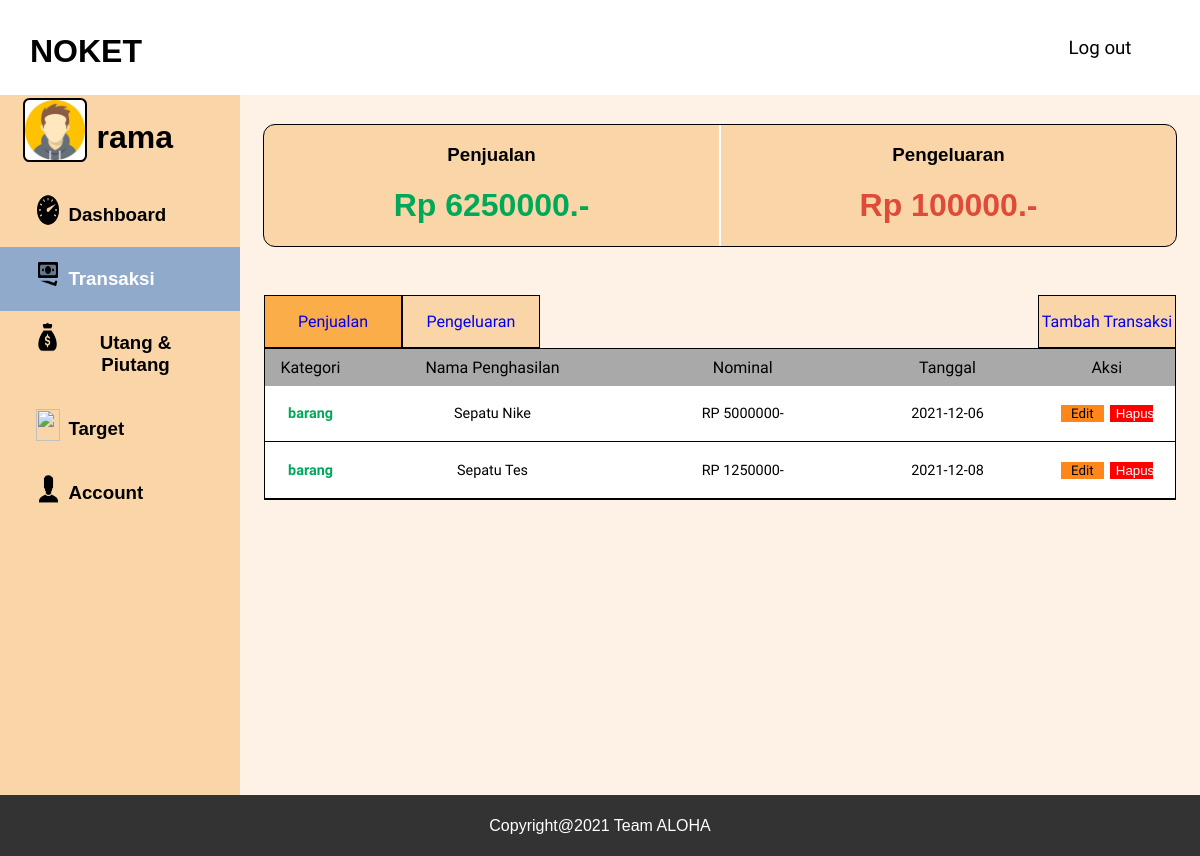
/penjualan.php (signed in), run on an earlier commit of the app's database.
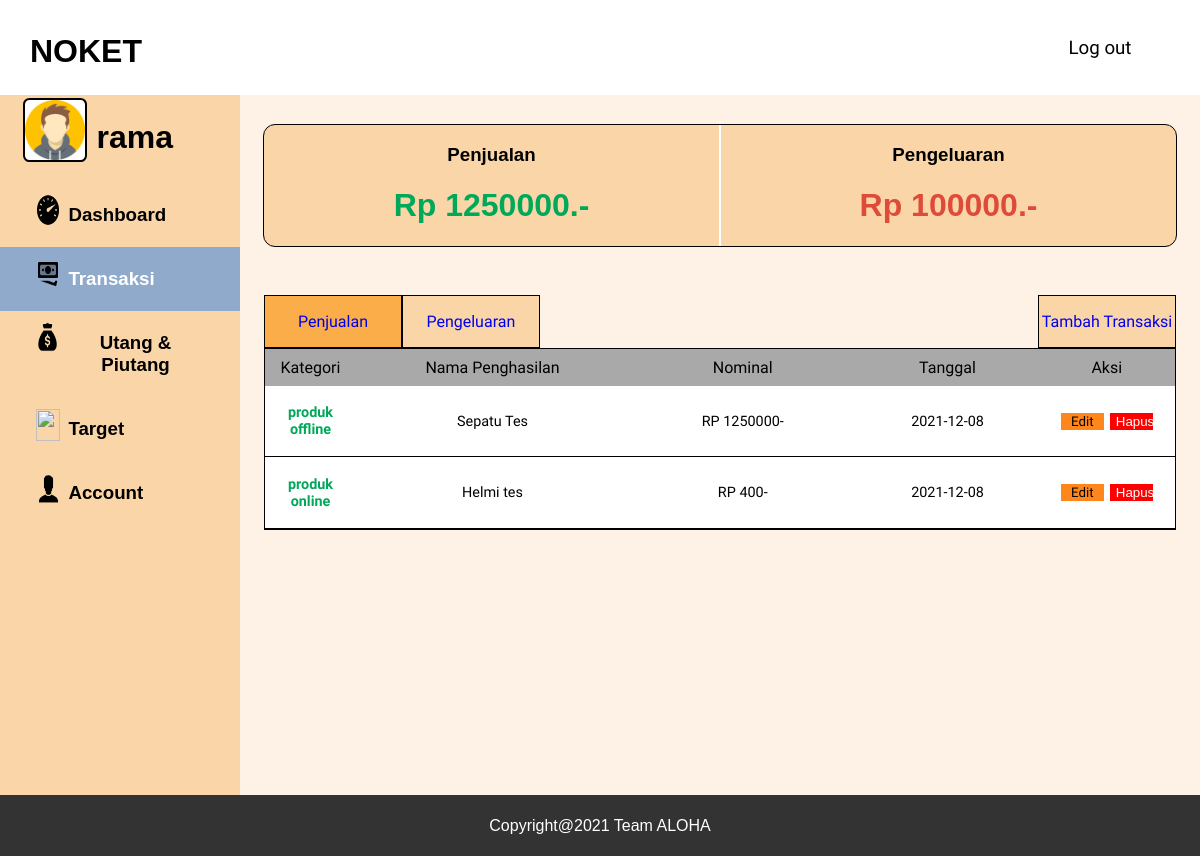
And on a later commit of the database.
### tables this page shows
CREATE TABLE `catatankeuangan` (
  `id` int(255) NOT NULL,
  `jumlah` int(255) NOT NULL,
  `tanggal` date NOT NULL,
  `keterangan` varchar(255) NOT NULL,
  `id_pengguna` int(255) NOT NULL,
  `id_subkategori` int(255) NOT NULL
);

CREATE TABLE `subkategori` (
  `id` int(255) NOT NULL,
  `nama` varchar(255) NOT NULL,
  `id_kategori` int(255) NOT NULL
);

### penjualan.php (the view, shortened to what the changed rows need)
<?php
    include 'php/koneksi.php';
    $sql = "SELECT * FROM pengguna WHERE username = '$_SESSION[username]'" ;
    $result = mysqli_query($conn, $sql);
    $row = mysqli_fetch_assoc($result);
    $sql2 = "SELECT sk.nama, ck.keterangan , ck.jumlah, ck.tanggal FROM catatankeuangan ck INNER JOIN subkategori sk ON ck.id_subkategori = sk.id INNER JOIN kategoricatatan kc ON sk.id_kategori = kc.id WHERE ck.id_pengguna = '$_SESSION[id]' AND sk.id_kategori = 1;" ;
    $result2 = mysqli_query($conn, $sql2);
    $sql3 = "SELECT SUM(ck.jumlah) AS jumlah FROM catatankeuangan ck INNER JOIN subkategori sk ON ck.id_subkategori = sk.id WHERE sk.id = 1;";
    $result3 = mysqli_query($conn, $sql3);
    $row3 = mysqli_fetch_assoc($result3);
    $sql4 = "SELECT SUM(ck.jumlah) AS jumlah FROM catatankeuangan ck INNER JOIN subkategori sk ON ck.id_subkategori = sk.id WHERE sk.id = 2;";
    $result4 = mysqli_query($conn, $sql4);
    $row4 = mysqli_fetch_assoc($result4);
?>
<html>
    <head>
        <link rel="stylesheet" href="css/penjualan.css">
    </head>
    <body>
    <div id="page">
        <div class = "navbar">
            <div class="navbarLogo">
                <h1>NOKET<h1>
            </div>
        </div>
        <div id="isi-page">
            <div id="sidebar">
                <div class="sidebar-item-profile">
                    <div id="sidebar-image-container">
                        <h1><?php echo $row['username'];?></h1>
                    </div>
                </div>
            </div>
            <div id="content-card">
            <div id="info-header">
                    <div id="info-header-kiri">
                        <div class="info-header-isi">
                            <h1 style="color: 00A85A;">Rp <?php echo $row3['jumlah'] ;?>.-</h1>
                        </div>
                    </div>
                    <div id="info-header-kanan">
                        <div class="info-header-isi">
                            <h1 style="color: DE4B39;">Rp <?php echo $row4['jumlah'] ;?>.-</h1>
                        </div>
                    </div>
                </div>
                <div id="table-wrapper">
                    <div id="table-scroll">
                        <table id="myTable" cellspacing="0">
                            <thead>
                                <tr>
                                    <th style="width: 10%;">
                                        <p>
                                            Kategori
                                        </p>
                                    </th>
                                    <th style="width: 30%;">
                                        <p>
                                            Nama Penghasilan
                                        </p>
                                    </th>
                                    <th style="width: 25%;" onclick="sortTable(0)">
                                        <p>
                                            Nominal
                                        </p>
                                    </th>
                                    <th style="width: 20%;" onclick="sortTable(1)">
                                        <p>
                                            Tanggal
                                        </p>
                                    </th>
                                    <th style="width: 20%;">
                                        <p>
                                            Aksi
                                        </p>
                                    </th>
                                </tr>
                            </thead>
                            <tbody>
                            <?php
                                while($row2 = mysqli_fetch_assoc($result2)) {
                                    echo "<tr>
                                        <td><p id='table-kategori-pengeluaran' style='font-weight:bold;'>".$row2['nama']."</p></td>
                                        <td><p>".$row2['keterangan']."</p></td>
                                        <td><p>RP ".$row2['jumlah']."-</p></td>
                                        <td><p>".$row2['tanggal']."</p></td>
                                        <td><button id='tombol-aksi-edit' name='bEdit'><a href='edit-transaksi-penjualan.php'>Edit</a></button>
                                        <button id='tombol-aksi-hapus' name='bHapus'>Hapus</button></td>
                                    </tr>";
                                }
                                ?>
                            </tbody>
                        </table>
                    </div>
                </div>
            </div>
        </div>
    </div>
    </body>
</html>

What changed in the data, as far as the page shows it:
removed catatankeuangan: id_subkategori.nama "barang", keterangan "Sepatu Nike", jumlah "5000000", tanggal "2021-12-06"
changed through a linked row, catatankeuangan "Sepatu Tes": id_subkategori.nama "barang" → "produk offline"
added catatankeuangan: id_subkategori.nama "produk online", keterangan "Helmi tes", jumlah "400", tanggal "2021-12-08"
Also different on the page:
$row3['jumlah']: "6250000" → "1250000"
